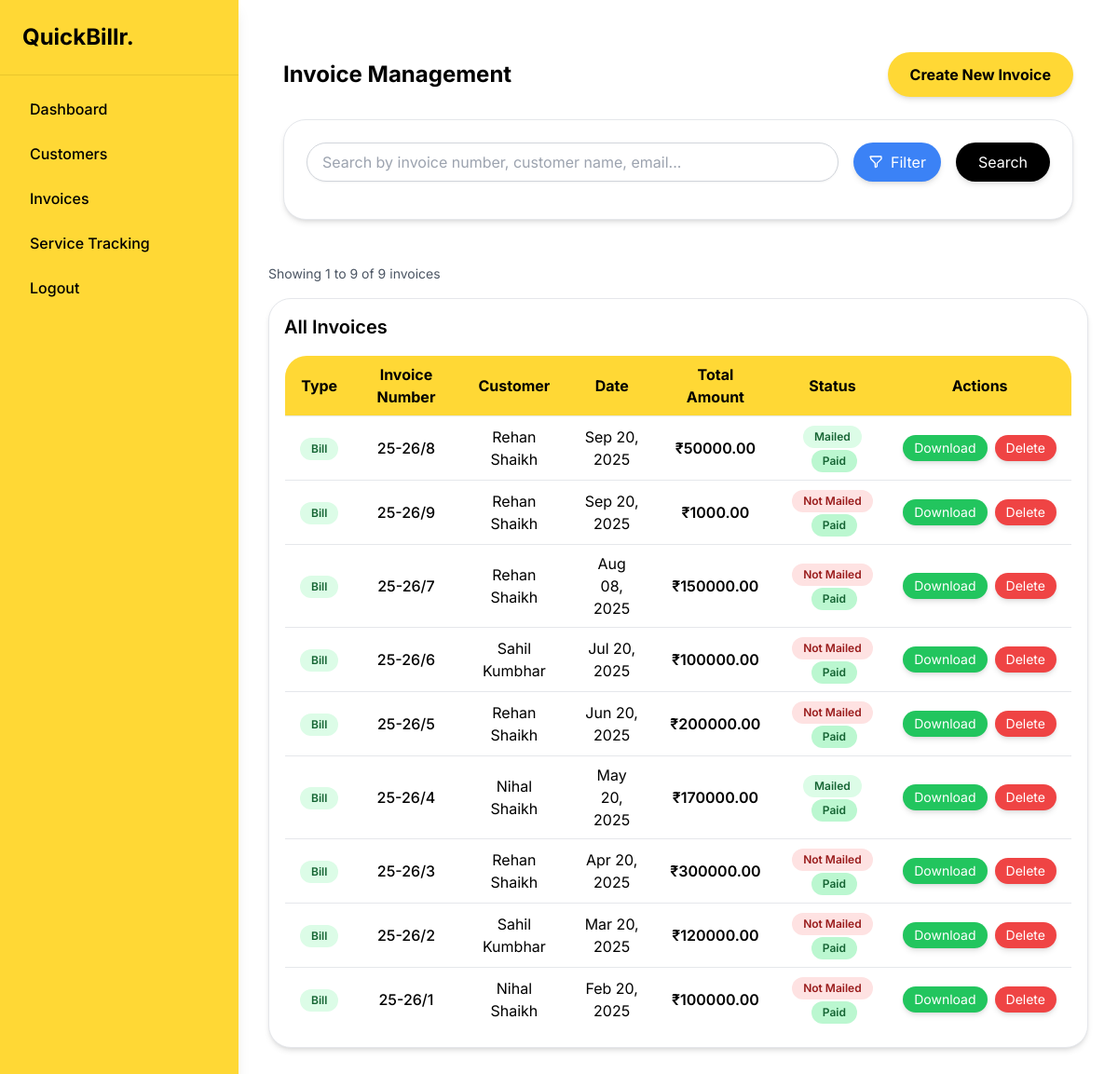
Page /invoices/ (signed in) on the committed database.
### billapp/models.py (models this page shows, shortened)
class Invoice(models.Model):
    BILL = 'BILL'
    QUOTATION = 'QUOTATION'
    TYPE_CHOICES = [(BILL, 'Bill'), (QUOTATION, 'Quotation')]
    PENDING = 'PENDING'
    PAID = 'PAID'
    OVERDUE = 'OVERDUE'
    invoice_type = models.CharField(max_length=10, choices=TYPE_CHOICES)
    invoice_number = models.CharField(max_length=20, unique=True)
    customer = models.ForeignKey(Customer, on_delete=models.CASCADE)
    date = models.DateField()
    total_amount = models.DecimalField(max_digits=10, decimal_places=2, default=0)
    file_path = models.FilePathField(path="bills", blank=True)
    mailed = models.BooleanField(default=False)
    ai_summary = models.TextField(blank=True, null=True)
    payment_status = models.CharField(
        max_length=10,
        choices=[(PENDING, 'Pending'), (PAID, 'Paid'), (OVERDUE, 'Overdue')],
        blank=True,
        default=PENDING,
        null=True
    )

class Customer(models.Model):
    name = models.CharField(max_length=255)
    email = models.EmailField()
    phone = models.CharField(max_length=15)
    address = models.TextField()
    gst_number = models.CharField(max_length=15)

### billapp/views.py (the view)
# urls.py: path('invoices/', invoice_list, name='invoice_list'),
@login_required
def invoice_list(request):
    invoices = Invoice.objects.all().order_by('-date')
    search_query = request.GET.get('search', '')
    invoice_type = request.GET.get('type', '')
    date_from = request.GET.get('date_from', '')
    date_to = request.GET.get('date_to', '')
    amount_min = request.GET.get('amount_min', '')
    amount_max = request.GET.get('amount_max', '')
    mailed_status = request.GET.get('mailed_status', '')
    if search_query:
        invoices = invoices.filter(
            Q(invoice_number__icontains=search_query) |
            Q(customer__name__icontains=search_query) |
            Q(customer__email__icontains=search_query)
        )
    if invoice_type:
        invoices = invoices.filter(invoice_type=invoice_type)
    if date_from:
        try:
            date_from_parsed = datetime.strptime(date_from, '%Y-%m-%d').date()
            invoices = invoices.filter(date__gte=date_from_parsed)
        except ValueError:
            pass
    if date_to:
        try:
            date_to_parsed = datetime.strptime(date_to, '%Y-%m-%d').date()
            invoices = invoices.filter(date__lte=date_to_parsed)
        except ValueError:
            pass
    if amount_min:
        try:
            amount_min_decimal = Decimal(amount_min)
            invoices = invoices.filter(total_amount__gte=amount_min_decimal)
        except (ValueError, TypeError):
            pass
    if amount_max:
        try:
            amount_max_decimal = Decimal(amount_max)
            invoices = invoices.filter(total_amount__lte=amount_max_decimal)
        except (ValueError, TypeError):
            pass
    if mailed_status:
        if mailed_status == 'true':
            invoices = invoices.filter(mailed=True)
        elif mailed_status == 'false':
            invoices = invoices.filter(mailed=False)
    paginator = Paginator(invoices, 10)
    page = request.GET.get('page')
    try:
        invoices = paginator.page(page)
    except PageNotAnInteger:
        invoices = paginator.page(1)
    except EmptyPage:
        invoices = paginator.page(paginator.num_pages)
    context = {
        'invoices': invoices,
        'search_query': search_query,
        'invoice_type': invoice_type,
        'date_from': date_from,
        'date_to': date_to,
        'amount_min': amount_min,
        'amount_max': amount_max,
        'mailed_status': mailed_status,
        'is_paginated': invoices.has_other_pages(),
        'page_obj': invoices,
    }
    return render(request, 'invoices/invoice_list.html', context)

### billapp/templates/invoices/invoice_list.html (shortened to what this page needs)
{% extends "base.html" %}
{% load static %}
{% block content %}
<div class="bg-white text-black min-h-screen">
  <div class="max-w-7xl mx-auto px-4 py-6">
    <div class="flex flex-col md:flex-row justify-between items-center mb-6">
      <h1 class="text-2xl font-bold text-black mb-4 md:mb-0">Invoice Management</h1>
      <a href="{% url 'invoice_create' %}" class="bg-yellow-500 text-black font-bold px-6 py-3 shadow-md rounded-full hover:bg-yellow-600 transition">
        Create New Invoice
      </a>
    </div>
    <div class="bg-white border border-gray-200 shadow-md p-6 rounded-[24px] mb-6">
      <form method="GET" id="filterForm">
        <div class="flex flex-wrap gap-4 mb-4">
          <input
            type="text"
            name="search"
            value="{{ search_query }}"
            placeholder="Search by invoice number, customer name, email..."
            class="flex-1 min-w-[250px] px-4 py-2 border border-gray-300 rounded-full shadow-sm focus:outline-none focus:ring-2 focus:ring-yellow-500"
          >
          <button type="button" onclick="toggleFilters()" class="bg-blue-500 text-white px-4 py-2 shadow-md rounded-full hover:bg-blue-600 transition flex items-center gap-2" id="filterToggleBtn">
            <span id="filterToggleText">Filter</span>
          </button>
          <button type="submit" class="bg-black text-white px-6 py-2 shadow-md rounded-full hover:bg-gray-800 transition">
            Search
          </button>
        </div>
      </form>
        </div>
    </div>
    {% if invoices.paginator.count > 0 %}
    <div class="mb-4 text-sm text-gray-600">
      Showing {{ invoices.start_index }} to {{ invoices.end_index }} of {{ invoices.paginator.count }} invoices
    </div>
    {% endif %}
    <div class="bg-white border border-gray-200 shadow-md p-4 rounded-[24px] hidden md:block">
      <h2 class="text-xl font-semibold text-black mb-4">All Invoices</h2>
      {% if invoices %}
      <div class="overflow-x-auto">
        <table class="min-w-full border border-gray-200 rounded-[24px] overflow-hidden">
          <thead class="bg-yellow-500 text-black">
            <tr>
              <th class="px-4 py-2 text-center">Type</th>
              <th class="px-4 py-2 text-center">Invoice Number</th>
              <th class="px-4 py-2 text-center">Customer</th>
              <th class="px-4 py-2 text-center">Date</th>
              <th class="px-4 py-2 text-center">Total Amount</th>
              <th class="px-4 py-2 text-center">Status</th>
              <th class="px-4 py-2 text-center">Actions</th>
            </tr>
          </thead>
          <tbody class="bg-white">
            {% for invoice in invoices %}
            <tr class="border-t hover:bg-gray-100" onclick="window.location='{% url 'invoice_detail' invoice.pk %}'">
              <td class="px-4 py-2 text-center">
                <span class="inline-block px-3 py-1 text-xs font-semibold rounded-full
                  {% if invoice.invoice_type == 'BILL' %}bg-green-100 text-green-800{% else %}bg-blue-100 text-blue-800{% endif %}">
                  {{ invoice.get_invoice_type_display }}
                </span>
              </td>
              <td class="px-4 py-2 font-medium text-center">{{ invoice.invoice_number }}</td>
              <td class="px-4 py-2 text-center">{{ invoice.customer.name }}</td>
              <td class="px-4 py-2 text-center">{{ invoice.date|date:"M d, Y" }}</td>
              <td class="px-4 py-2 text-center font-semibold">₹{{ invoice.total_amount }}</td>
              <td class="px-4 py-2 text-center">
                <span class="inline-block px-3 py-1 text-xs font-semibold rounded-full
                  {% if invoice.mailed %}bg-green-100 text-green-800{% else %}bg-red-100 text-red-800{% endif %}">
                  {{ invoice.mailed|yesno:"Mailed,Not Mailed" }}
                </span>
                {% if invoice.invoice_type == 'BILL' %}
                {% if invoice.payment_status == 'PAID' %}
                  <span class="inline-block px-3 py-1 text-xs font-semibold rounded-full ml-1 bg-green-200 text-green-800">
                    Paid
                  </span>
                {% elif invoice.payment_status == 'PENDING' %}
                  <span class="inline-block px-3 py-1 text-xs font-semibold rounded-full ml-1 bg-yellow-200 text-yellow-800">
                    Pending
                  </span>
                {% elif invoice.payment_status == 'OVERDUE' %}
                  <span class="inline-block px-3 py-1 text-xs font-semibold rounded-full ml-1 bg-red-200 text-red-800">
                    Overdue
                  </span>
                {% endif %}
              {% endif %}
              </td>
              <td class="px-4 py-2 text-center">
                <div class="flex justify-center gap-2">
                  <a href="{% url 'download_invoice' invoice.pk %}" onclick="event.stopPropagation();" class="shadow-md bg-green-500 text-white px-3 py-1 rounded-full text-sm hover:bg-green-600 transition">
                      Download
                  </a>
                  <a href="{% url 'invoice_delete' invoice.pk %}?next={% url 'invoice_list' %}" onclick="event.stopPropagation();" class="shadow-md bg-red-500 text-white px-3 py-1 rounded-full text-sm hover:bg-red-600 transition">
                      Delete
                  </a>
                </div>
              </td>
            </tr>
            {% endfor %}
          </tbody>
        </table>
      </div>
      {% endif %}
    </div>
  </div>
</div>
{% endblock %}

### rows in the picture
Invoice: invoice_type "Bill", invoice_number "25-26/8", customer.name "Rehan Shaikh", date "Sep 20, 2025", total_amount "50000.00", mailed "Mailed", payment_status "Paid"
Invoice: invoice_type "Bill", invoice_number "25-26/9", customer.name "Rehan Shaikh", date "Sep 20, 2025", total_amount "1000.00", mailed "Not Mailed", payment_status "Paid"
Invoice: invoice_type "Bill", invoice_number "25-26/7", customer.name "Rehan Shaikh", date "Aug 08, 2025", total_amount "150000.00", mailed "Not Mailed", payment_status "Paid"
Invoice: invoice_type "Bill", invoice_number "25-26/6", customer.name "Sahil Kumbhar", date "Jul 20, 2025", total_amount "100000.00", mailed "Not Mailed", payment_status "Paid"
Invoice: invoice_type "Bill", invoice_number "25-26/5", customer.name "Rehan Shaikh", date "Jun 20, 2025", total_amount "200000.00", mailed "Not Mailed", payment_status "Paid"
Invoice: invoice_type "Bill", invoice_number "25-26/4", customer.name "Nihal Shaikh", date "May 20, 2025", total_amount "170000.00", mailed "Mailed", payment_status "Paid"
Invoice: invoice_type "Bill", invoice_number "25-26/3", customer.name "Rehan Shaikh", date "Apr 20, 2025", total_amount "300000.00", mailed "Not Mailed", payment_status "Paid"
Invoice: invoice_type "Bill", invoice_number "25-26/2", customer.name "Sahil Kumbhar", date "Mar 20, 2025", total_amount "120000.00", mailed "Not Mailed", payment_status "Paid"
Invoice: invoice_type "Bill", invoice_number "25-26/1", customer.name "Nihal Shaikh", date "Feb 20, 2025", total_amount "100000.00", mailed "Not Mailed", payment_status "Paid"

### other values in the picture
{{ invoices.start_index }} "1"
{{ invoices.end_index }} "9"
{{ invoices.paginator.count }} "9"
